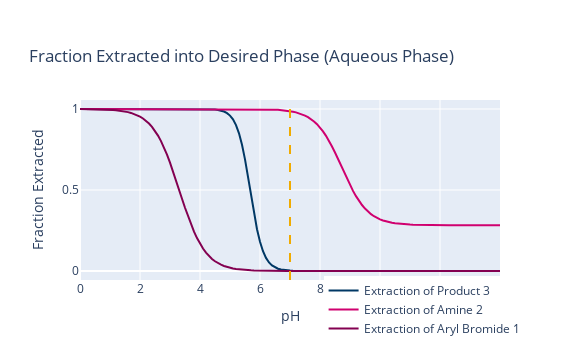

Source (notebook cell):
### Code cell
# generate and plot fraction extracted curves
fig2 = PlotFractionExtracted(compounds_panel_values, system_panel_values)
display(fig2)

### Figure 1 — Plotly figure (JSON) as saved in the notebook; plotly's stock layout.template omitted (floating-point values rounded to 4 significant figures; data arrays with more than 128 entries replaced by an {"elided": "..."} marker saying what was removed)
{"data": [{"hovertemplate": "pH: %{x:.2f}, Frac_ex: %{y:.2f}", "line": {"color": "#003865"}, "mode": "lines", "name": "Extraction of Product 3", "type": "scatter", "x": {"elided": "141 float values"}, "y": {"elided": "141 float values"}}, {"hovertemplate": "pH: %{x:.2f}, Frac_ex: %{y:.2f}", "line": {"color": "#D0006F"}, "mode": "lines", "name": "Extraction of Amine 2", "type": "scatter", "x": {"elided": "141 float values"}, "y": {"elided": "141 float values"}}, {"hovertemplate": "pH: %{x:.2f}, Frac_ex: %{y:.2f}", "line": {"color": "#830051"}, "mode": "lines", "name": "Extraction of Aryl Bromide 1", "type": "scatter", "x": {"elided": "141 float values"}, "y": {"elided": "141 float values"}}], "layout": {"height": 360, "legend": {"traceorder": "normal", "x": 0.58, "y": -0.35}, "shapes": [{"line": {"color": "#F0AB00", "dash": "dash"}, "type": "line", "x0": 7, "x1": 7, "xref": "x", "y0": 0, "y1": 1, "yref": "y domain"}], "title": {"text": "Fraction Extracted into Desired Phase (Aqueous Phase)", "xanchor": "left", "yanchor": "top"}, "width": 580, "xaxis": {"autorange": true, "range": [0, 14], "tickmode": "array", "ticktext": ["0", "2", "4", "6", "8", "10", "12", "14"], "tickvals": [0, 2, 4, 6, 8, 10, 12, 14], "title": {"text": "pH"}, "type": "linear"}, "yaxis": {"autorange": true, "range": [-0.05555, 1.056], "title": {"text": "Fraction Extracted"}, "type": "linear"}}}
